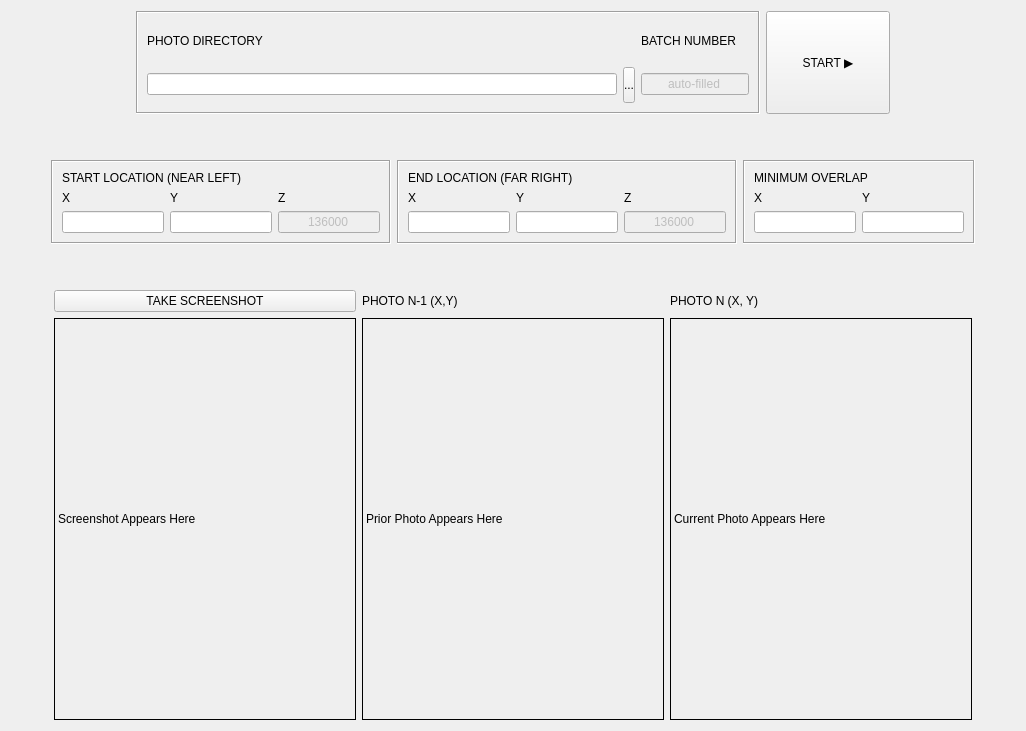
      <widget class="QWidget" name="tab_serpentine_photos">
       <attribute name="title">
        <string>SERPENTINE PHOTOS</string>
       </attribute>
       <layout class="QHBoxLayout" name="horizontalLayout_8">
        <item>
         <layout class="QVBoxLayout" name="verticalLayout_14">
          <item>
           <layout class="QHBoxLayout" name="horizontalLayout_6" stretch="1,5,1,1">
            <item>
             <spacer name="horizontalSpacer_11">
              <property name="orientation">
               <enum>Qt::Horizontal</enum>
              </property>
              <property name="sizeHint" stdset="0">
               <size>
                <width>40</width>
                <height>20</height>
               </size>
              </property>
             </spacer>
            </item>
            <item>
             <widget class="QFrame" name="gridFrame_5">
              <property name="frameShape">
               <enum>QFrame::Box</enum>
              </property>
              <property name="frameShadow">
               <enum>QFrame::Sunken</enum>
              </property>
              <layout class="QGridLayout" name="gridLayout_12" columnstretch="20,0,0">
               <item row="1" column="2">
                <widget class="QLineEdit" name="batch_number_textbox">
                 <property name="enabled">
                  <bool>false</bool>
                 </property>
                 <property name="text">
                  <string>auto-filled</string>
                 </property>
                 <property name="alignment">
                  <set>Qt::AlignCenter</set>
                 </property>
                </widget>
               </item>
               <item row="1" column="1">
                <widget class="QPushButton" name="puzzle_photo_directory_browse_button">
                 <property name="styleSheet">
                  <string notr="true">QPushButton {min-height: 34px; margin-top: 1px}</string>
                 </property>
                 <property name="text">
                  <string>...</string>
                 </property>
                </widget>
               </item>
               <item row="0" column="2">
                <widget class="QLabel" name="label_24">
                 <property name="text">
                  <string>BATCH NUMBER</string>
                 </property>
                </widget>
               </item>
               <item row="1" column="0">
                <widget class="QLineEdit" name="serpentine_photo_directory_textbox">
                 <property name="alignment">
                  <set>Qt::AlignCenter</set>
                 </property>
                </widget>
               </item>
               <item row="0" column="0">
                <widget class="QLabel" name="label_23">
                 <property name="text">
                  <string>PHOTO DIRECTORY</string>
                 </property>
                </widget>
               </item>
              </layout>
             </widget>
            </item>
            <item>
             <widget class="QPushButton" name="serpentine_start_button">
              <property name="autoFillBackground">
               <bool>false</bool>
              </property>
              <property name="styleSheet">
               <string notr="true">min-height: 95px;
min-width: 95px;	</string>
              </property>
              <property name="text">
               <string>START ▶️</string>
              </property>
              <property name="autoDefault">
               <bool>false</bool>
              </property>
              <property name="default">
               <bool>false</bool>
              </property>
              <property name="flat">
               <bool>false</bool>
              </property>
             </widget>
            </item>
            <item>
             <spacer name="horizontalSpacer_12">
              <property name="orientation">
               <enum>Qt::Horizontal</enum>
              </property>
              <property name="sizeHint" stdset="0">
               <size>
                <width>40</width>
                <height>20</height>
               </size>
              </property>
             </spacer>
            </item>
           </layout>
          </item>
          <item>
           <spacer name="verticalSpacer_9">
            <property name="orientation">
             <enum>Qt::Vertical</enum>
            </property>
            <property name="sizeHint" stdset="0">
             <size>
              <width>20</width>
              <height>40</height>
             </size>
            </property>
           </spacer>
          </item>
          <item>
           <layout class="QHBoxLayout" name="horizontalLayout_4">
            <item>
             <spacer name="horizontalSpacer">
              <property name="orientation">
               <enum>Qt::Horizontal</enum>
              </property>
              <property name="sizeHint" stdset="0">
               <size>
                <width>40</width>
                <height>20</height>
               </size>
              </property>
             </spacer>
            </item>
            <item>
             <widget class="QFrame" name="verticalFrame_2">
              <property name="frameShape">
               <enum>QFrame::Box</enum>
              </property>
              <property name="frameShadow">
               <enum>QFrame::Sunken</enum>
              </property>
              <layout class="QVBoxLayout" name="verticalLayout_10">
               <item>
                <widget class="QLabel" name="label_21">
                 <property name="text">
                  <string>START LOCATION (NEAR LEFT)</string>
                 </property>
                </widget>
               </item>
               <item>
                <layout class="QGridLayout" name="gridLayout_10">
                 <item row="1" column="0">
                  <widget class="QLineEdit" name="start_x_textbox">
                   <property name="styleSheet">
                    <string notr="true">min-width: 100px;
max-width: 100px;</string>
                   </property>
                   <property name="alignment">
                    <set>Qt::AlignCenter</set>
                   </property>
                  </widget>
                 </item>
                 <item row="0" column="0">
                  <widget class="QLabel" name="label_15">
                   <property name="text">
                    <string>X</string>
                   </property>
                  </widget>
                 </item>
                 <item row="0" column="1">
                  <widget class="QLabel" name="label_16">
                   <property name="text">
                    <string>Y</string>
                   </property>
                  </widget>
                 </item>
                 <item row="0" column="2">
                  <widget class="QLabel" name="label_17">
                   <property name="text">
                    <string>Z</string>
                   </property>
                  </widget>
                 </item>
                 <item row="1" column="2">
                  <widget class="QLineEdit" name="start_z_textbox">
                   <property name="enabled">
                    <bool>false</bool>
                   </property>
                   <property name="styleSheet">
                    <string notr="true">min-width: 100px;
max-width: 100px;</string>
                   </property>
                   <property name="text">
                    <string>136000</string>
                   </property>
                   <property name="alignment">
                    <set>Qt::AlignCenter</set>
                   </property>
                  </widget>
                 </item>
                 <item row="1" column="1">
                  <widget class="QLineEdit" name="start_y_textbox">
                   <property name="styleSheet">
                    <string notr="true">min-width: 100px;
max-width: 100px;</string>
                   </property>
                   <property name="alignment">
                    <set>Qt::AlignCenter</set>
                   </property>
                  </widget>
                 </item>
                </layout>
               </item>
              </layout>
             </widget>
            </item>
            <item>
             <widget class="QFrame" name="verticalFrame">
              <property name="frameShape">
               <enum>QFrame::Box</enum>
              </property>
              <property name="frameShadow">
               <enum>QFrame::Sunken</enum>
              </property>
              <layout class="QVBoxLayout" name="verticalLayout_9">
               <item>
                <widget class="QLabel" name="label_20">
                 <property name="text">
                  <string>END LOCATION (FAR RIGHT)</string>
                 </property>
                </widget>
               </item>
               <item>
                <layout class="QGridLayout" name="gridLayout_8">
                 <item row="0" column="1">
                  <widget class="QLabel" name="label_9">
                   <property name="text">
                    <string>Y</string>
                   </property>
                  </widget>
                 </item>
                 <item row="0" column="0">
                  <widget class="QLabel" name="label_2">
                   <property name="text">
                    <string>X</string>
                   </property>
                  </widget>
                 </item>
                 <item row="0" column="2">
                  <widget class="QLabel" name="label_14">
                   <property name="text">
                    <string>Z</string>
                   </property>
                  </widget>
                 </item>
                 <item row="1" column="2">
                  <widget class="QLineEdit" name="end_z_textbox">
                   <property name="enabled">
                    <bool>false</bool>
                   </property>
                   <property name="styleSheet">
                    <string notr="true">min-width: 100px;
max-width: 100px;</string>
                   </property>
                   <property name="text">
                    <string>136000</string>
                   </property>
                   <property name="alignment">
                    <set>Qt::AlignCenter</set>
                   </property>
                  </widget>
                 </item>
                 <item row="1" column="1">
                  <widget class="QLineEdit" name="end_y_textbox">
                   <property name="styleSheet">
                    <string notr="true">min-width: 100px;
max-width: 100px;</string>
                   </property>
                   <property name="alignment">
                    <set>Qt::AlignCenter</set>
                   </property>
                  </widget>
                 </item>
                 <item row="1" column="0">
                  <widget class="QLineEdit" name="end_x_textbox">
                   <property name="styleSheet">
                    <string notr="true">min-width: 100px;
max-width: 100px;</string>
                   </property>
                   <property name="alignment">
                    <set>Qt::AlignCenter</set>
                   </property>
                  </widget>
                 </item>
                </layout>
               </item>
              </layout>
             </widget>
            </item>
            <item>
             <widget class="QFrame" name="verticalFrame_3">
              <property name="frameShape">
               <enum>QFrame::Box</enum>
              </property>
              <property name="frameShadow">
               <enum>QFrame::Sunken</enum>
              </property>
              <layout class="QVBoxLayout" name="verticalLayout_12">
               <item>
                <widget class="QLabel" name="label_22">
                 <property name="text">
                  <string>MINIMUM OVERLAP</string>
                 </property>
                </widget>
               </item>
               <item>
                <layout class="QGridLayout" name="gridLayout_11">
                 <item row="0" column="0">
                  <widget class="QLabel" name="label_18">
                   <property name="text">
                    <string>X</string>
                   </property>
                  </widget>
                 </item>
                 <item row="0" column="1">
                  <widget class="QLabel" name="label_19">
                   <property name="text">
                    <string>Y</string>
                   </property>
                  </widget>
                 </item>
                 <item row="1" column="1">
                  <widget class="QLineEdit" name="overlap_y_textbox">
                   <property name="styleSheet">
                    <string notr="true">min-width: 100px;
max-width: 100px;</string>
                   </property>
                   <property name="alignment">
                    <set>Qt::AlignCenter</set>
                   </property>
                  </widget>
                 </item>
                 <item row="1" column="0">
                  <widget class="QLineEdit" name="overlap_x_textbox">
                   <property name="styleSheet">
                    <string notr="true">min-width: 100px;
max-width: 100px;</string>
                   </property>
                   <property name="alignment">
                    <set>Qt::AlignCenter</set>
                   </property>
                  </widget>
                 </item>
                </layout>
               </item>
              </layout>
             </widget>
            </item>
            <item>
             <spacer name="horizontalSpacer_3">
              <property name="orientation">
               <enum>Qt::Horizontal</enum>
              </property>
              <property name="sizeHint" stdset="0">
               <size>
                <width>40</width>
                <height>20</height>
               </size>
              </property>
             </spacer>
            </item>
           </layout>
          </item>
          <item>
           <spacer name="verticalSpacer_11">
            <property name="orientation">
             <enum>Qt::Vertical</enum>
            </property>
            <property name="sizeHint" stdset="0">
             <size>
              <width>20</width>
              <height>40</height>
             </size>
            </property>
           </spacer>
          </item>
          <item>
           <layout class="QGridLayout" name="gridLayout_13">
            <item row="2" column="0">
             <spacer name="horizontalSpacer_9">
              <property name="orientation">
               <enum>Qt::Horizontal</enum>
              </property>
              <property name="sizeHint" stdset="0">
               <size>
                <width>40</width>
                <height>20</height>
               </size>
              </property>
             </spacer>
            </item>
            <item row="1" column="1">
             <widget class="QPushButton" name="screenshot_button">
              <property name="text">
               <string>TAKE SCREENSHOT</string>
              </property>
             </widget>
            </item>
            <item row="1" column="2">
             <widget class="QLabel" name="prior_photo_caption_label">
              <property name="text">
               <string>PHOTO N-1 (X,Y)</string>
              </property>
             </widget>
            </item>
            <item row="2" column="2">
             <widget class="QLabel" name="prior_photo_label">
              <property name="styleSheet">
               <string notr="true">border: 1px solid black;
min-width: 300px;
max-width: 300px;
min-height: 400px;
max-height: 400px;</string>
              </property>
              <property name="frameShape">
               <enum>QFrame::NoFrame</enum>
              </property>
              <property name="text">
               <string>Prior Photo Appears Here</string>
              </property>
             </widget>
            </item>
            <item row="1" column="3">
             <widget class="QLabel" name="current_photo_caption_label">
              <property name="text">
               <string>PHOTO N (X, Y)</string>
              </property>
             </widget>
            </item>
            <item row="2" column="3">
             <widget class="QLabel" name="current_photo_label">
              <property name="styleSheet">
               <string notr="true">border: 1px solid black;
min-width: 300px;
max-width: 300px;
min-height: 400px;
max-height: 400px;</string>
              </property>
              <property name="text">
               <string>Current Photo Appears Here</string>
              </property>
             </widget>
            </item>
            <item row="2" column="1">
             <widget class="QLabel" name="screenshot_label">
              <property name="styleSheet">
               <string notr="true">border: 1px solid black;
min-width: 300px;
max-width: 300px;
min-height: 400px;
max-height: 400px;</string>
              </property>
              <property name="text">
               <string>Screenshot Appears Here</string>
              </property>
             </widget>
            </item>
            <item row="2" column="4">
             <spacer name="horizontalSpacer_10">
              <property name="orientation">
               <enum>Qt::Horizontal</enum>
              </property>
              <property name="sizeHint" stdset="0">
               <size>
                <width>40</width>
                <height>20</height>
               </size>
              </property>
             </spacer>
            </item>
           </layout>
          </item>
         </layout>
        </item>
       </layout>
      </widget>
